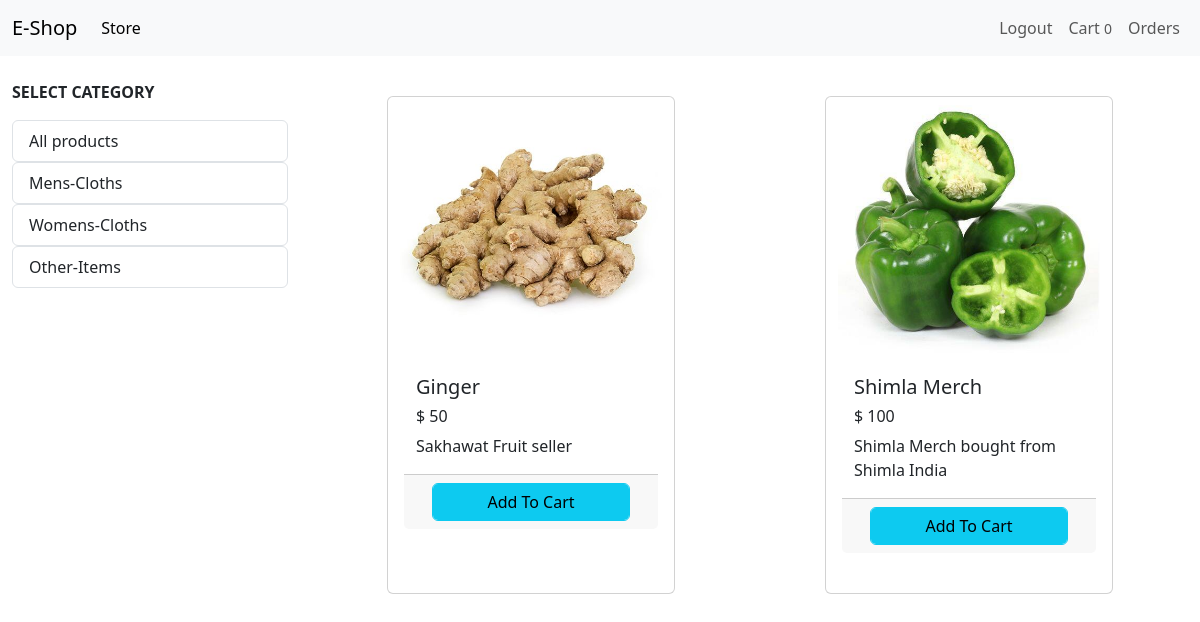
Screenshot of /?category=3 (signed in) with the database file from the repository.
### store/models/category.py (models this page shows, shortened)
class Category (models.Model):
    name=models.CharField(max_length=50)

### store/models/product.py (models this page shows, shortened)
class Product (models.Model):
    name=models.CharField(max_length=50)
    price=models.IntegerField(default=0)
    description=models.TextField()
    category=models.ForeignKey(Category,on_delete=models.CASCADE,default=1)
    image=models.ImageField(upload_to="uploads/products")
    @staticmethod
    def get_all_products_by_id (category_id):
        if category_id:
            return Product.objects.filter(category=category_id)
        else:
            return Product.get_all_products()

### store/views/home.py (the view, shortened to what this page needs)
# urls.py: path("",Index.as_view(),name="home"),
class Index (View):
    def get(self,request):
        data={}
        product=None
        category=Category.objects.all()
        categoryid=request.GET.get("category")
        if categoryid:
            product=Product.get_all_products_by_id(categoryid)
        else:
            product=Product.get_all_products()
        data={
            "product":product,
            "category":category,
        }
        return render (request,"index.html",data)

### store/templatetags/customfilter.py (called while the page is built)
@register.filter(name="currency")
def currency (number):
    return "$ "+str(number)

### store/templates/index.html (shortened to what this page needs)
{% extends "base.html" %}
{% block content %}
{% load cart %}
{% load customfilter %}
<div class="container-fluid mt-4">
  <div class="row">
  <div class="col-lg-3">
    <p><b>SELECT CATEGORY</b></p>
    <div class="list-group">
      <a href="/" class="list-group-item">All products</a>
    </div>
    {% for cat in category %}
    <div class="list-group">
      <a href="/?category={{cat.id}}" class="list-group-item"> {{cat.name}} </a>
    </div>
    {% endfor %}
  </div>
  <div class="col-lg-9">
    <div class="row mx-auto">
      {% for product in product %}
      <div class="card mx-auto mt-3 mb-3" id={{product.id}} style="width: 18rem;">
        <img src={{product.image.url}} class="card-img-top" alt="...">
        <div class="card-body">
          <h5 class="card-title">{{product.name}}</h5>
          <h6 class="card-text">{{product.price|currency}}</h6>
          <p class="card-text">{{product.description}}</p>
          <div class="card-footer p=0 row no-gutters ">
            {% if product|is_in_cart:request.session.cart %}
                <form action="/#{{product.id}}" method="POST" class="col-lg-2">
                  {% csrf_token %}
                  <input hidden type="text" name="product" value={{product.id}} >
                  <input hidden type='text' name='remove' value='True'>
                  <input type="submit" value=" - " class=" btn btn-block btn-secondary">
                </form>
                <div class="text-center col">{{product|cart_count:request.session.cart}} in Cart</div>
                <form action="/#{{product.id}}" method="POST" class="col-lg-2">
                  {% csrf_token %}
                  <input hidden name="product" value={{product.id}} >
                  <input type="submit" value=" + " class=" btn btn-block btn-secondary">
                </form>
            {% else %}
              <form action="/#{{product.id}}" method="POST" class="">
                <input type="submit" class="btn btn-info form-control" name="" id="" value="Add To Cart">
              </form>
            {% endif %}
          </div>
        </div>
        <br>
      </div>
      {% endfor %}
  </div>
  </div>
  </div>
</div>
{% endblock  %}

### rows the page displays
Category: name "Mens-Cloths"
Category: name "Womens-Cloths"
Category: name "Other-Items"
Product: image (picture), name "Ginger", price "$ 50", description "Sakhawat Fruit seller"
Product: image (picture), name "Shimla Merch", price "$ 100", description "Shimla Merch bought from Shimla India"

### other values shown
{{ request.session.cart.keys|length }} "0"
